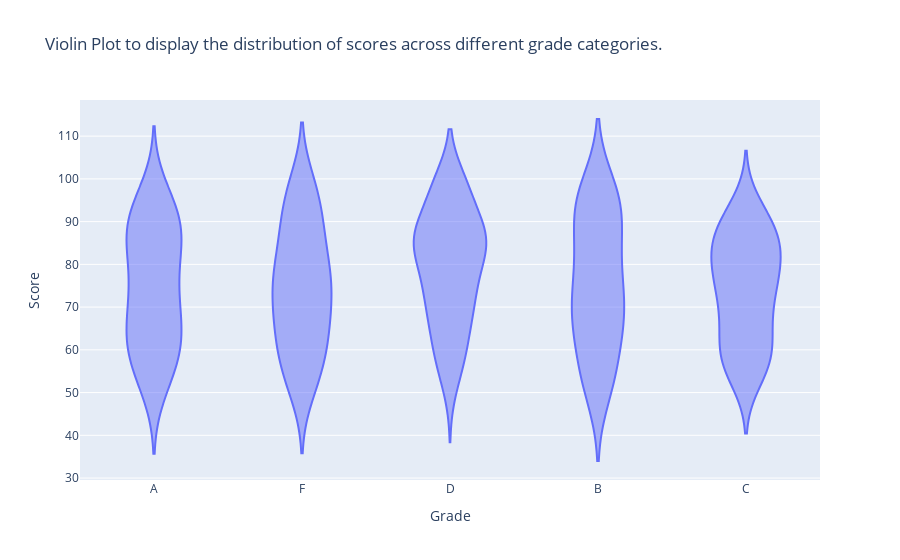

The notebook cell saved with this chart:
### Markdown cell above
Q2. Using the Student Grades, create a violin plot to display the distribution of scores across different grade
categories.
np.random.seed(15)
data = {
    'Grade': np.random.choice(['A', 'B', 'C', 'D', 'F'], 200),
    'Score': np.random.randint(50, 100, 200)
}
df = pd.DataFrame(data)

### Code cell
np.random.seed(15)
data = {
    'Grade': np.random.choice(['A', 'B', 'C', 'D', 'F'], 200),
    'Score': np.random.randint(50, 100, 200)
}
df = pd.DataFrame(data)
fig=px.violin(df,x='Grade', y='Score', title='Violin Plot to display the distribution of scores across different grade categories.')
fig.show()

### Figure 1 — Plotly figure (JSON) as saved in the notebook; plotly's stock layout.template omitted (floating-point values rounded to 4 significant figures; data arrays with more than 128 entries replaced by an {"elided": "..."} marker saying what was removed)
{"data": [{"alignmentgroup": "True", "box": {"visible": false}, "hovertemplate": "Grade=%{x}<br>Score=%{y}<extra></extra>", "legendgroup": "", "marker": {"color": "#636efa"}, "name": "", "offsetgroup": "", "orientation": "v", "scalegroup": "True", "showlegend": false, "type": "violin", "x": {"elided": "200 str values"}, "x0": " ", "xaxis": "x", "y": {"elided": "200 int values"}, "y0": " ", "yaxis": "y"}], "layout": {"autosize": true, "legend": {"tracegroupgap": 0}, "title": {"text": "Violin Plot to display the distribution of scores across different grade categories."}, "violinmode": "group", "xaxis": {"anchor": "y", "autorange": true, "domain": [0, 1], "range": [-0.5, 4.5], "title": {"text": "Grade"}, "type": "category"}, "yaxis": {"anchor": "x", "autorange": true, "domain": [0, 1], "range": [29.54, 118.5], "title": {"text": "Score"}, "type": "linear"}}}
